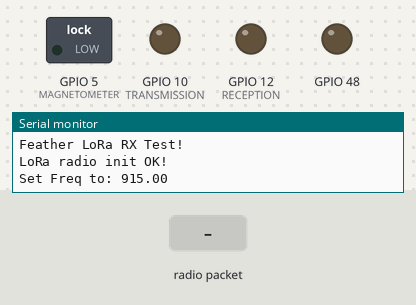
Simulated run of this sketch. Board: ESP32-S3. Parts: switched loads named in the sketch (green lamp = pin HIGH), output pins drawn as LEDs (lit = HIGH), the last lines printed to the serial monitor. Inputs (shaded band) come from the test bench. No radio packets arrive unless stated; pins used as bus, display or sensor lines are not drawn.

Above: at 1.4 s.
1.5 s: radio packet "Car Detected" arrives
At 2.5 s:
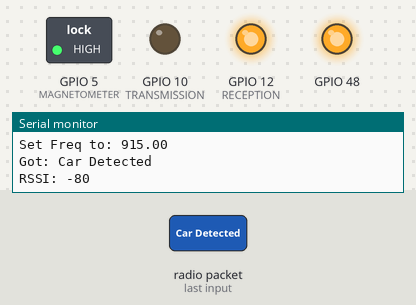
3.0 s: radio packet "1" arrives
At 5.7 s:
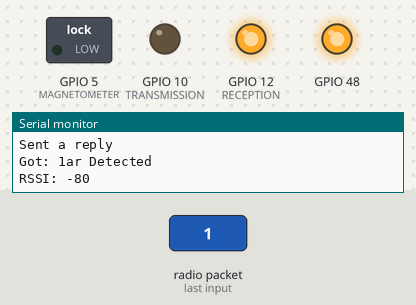
6.0 s: radio packet "0" arrives
At 7.57 s:
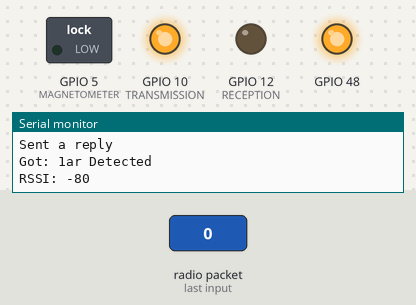
9.0 s: radio packet "2" arrives
At 14.6 s:
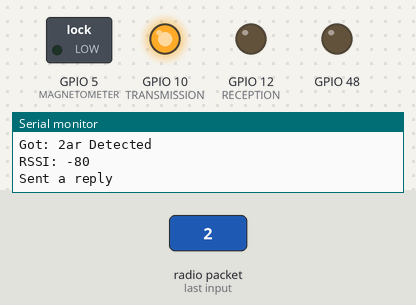
Timing chart, 0 to 16.0 s (numbered marks = the images above; inputs shaded):
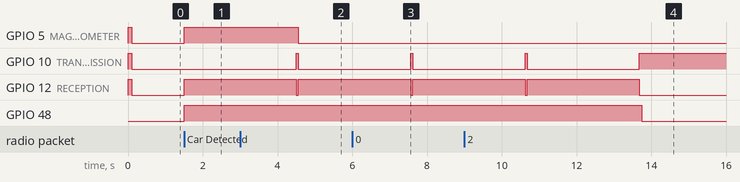

Measured:
- after the input at 1.5 s, GPIO 5 (MAGNETOMETER), GPIO 12 (RECEPTION), GPIO 48: LOW → HIGH at once
- after the input at 3.0 s, GPIO 5 (MAGNETOMETER): HIGH → LOW after 1.6 s; GPIO 48: stays HIGH (without the input it goes to LOW after 1.6 s)
- after the input at 6.0 s, GPIO 48: stays HIGH (without the input it goes to LOW after 1.6 s)
- after the input at 9.0 s, GPIO 48: HIGH → LOW after 4.7 s instead of 1.7 s

The sketch:

Reception_Modified.ino
```cpp
// Feather9x_RX
// -*- mode: C++ -*-
// Example sketch showing how to create a simple messaging client (receiver)
// with the RH_RF95 class. RH_RF95 class does not provide for addressing or
// reliability, so you should only use RH_RF95 if you do not need the higher
// level messaging abilities.
// It is designed to work with the other example Feather9x_TX

#include <SPI.h>
#include <RH_RF95.h>

// First 3 here are boards w/radio BUILT-IN. Boards using FeatherWing follow.
#if defined (__AVR_ATmega32U4__)  // Feather 32u4 w/Radio
  #define RFM95_CS    8
  #define RFM95_INT   7
  #define RFM95_RST   4

#elif defined(ADAFRUIT_FEATHER_M0) || defined(ADAFRUIT_FEATHER_M0_EXPRESS) || defined(ARDUINO_SAMD_FEATHER_M0)  // Feather M0 w/Radio
  #define RFM95_CS    8
  #define RFM95_INT   3
  #define RFM95_RST   4

#elif defined(ARDUINO_ADAFRUIT_FEATHER_RP2040_RFM)  // Feather RP2040 w/Radio
  #define RFM95_CS   16
  #define RFM95_INT  21
  #define RFM95_RST  17

#elif defined (__AVR_ATmega328P__)  // Feather 328P w/wing
  #define RFM95_CS    4  //
  #define RFM95_INT   3  //
  #define RFM95_RST   2  // "A"

#elif defined(ESP8266)  // ESP8266 feather w/wing
  #define RFM95_CS    2  // "E"
  #define RFM95_INT  15  // "B"
  #define RFM95_RST  16  // "D"

#elif defined(ARDUINO_ADAFRUIT_FEATHER_ESP32S2) || defined(ARDUINO_NRF52840_FEATHER) || defined(ARDUINO_NRF52840_FEATHER_SENSE)
  #define RFM95_CS   10  // "B"
  #define RFM95_INT   9  // "A"
  #define RFM95_RST  11  // "C"

#elif defined(ESP32)  // ESP32 feather w/wing
  #define RFM95_CS   33  // "B"
  #define RFM95_INT  27  // "A"
  #define RFM95_RST  13

#elif defined(ARDUINO_NRF52832_FEATHER)  // nRF52832 feather w/wing
  #define RFM95_CS   11  // "B"
  #define RFM95_INT  31  // "C"
  #define RFM95_RST   7  // "A"

#endif

/* Some other possible setups include:

// Feather 32u4:
#define RFM95_CS   8
#define RFM95_RST  4
#define RFM95_INT  7

// Feather M0:
#define RFM95_CS   8
#define RFM95_RST  4
#define RFM95_INT  3

// Arduino shield:
#define RFM95_CS  10
#define RFM95_RST  9
#define RFM95_INT  7

// Feather 32u4 w/wing:
#define RFM95_RST 11  // "A"
#define RFM95_CS  10  // "B"
#define RFM95_INT  2  // "SDA" (only SDA/SCL/RX/TX have IRQ!)

// Feather m0 w/wing:
#define RFM95_RST 11  // "A"
#define RFM95_CS  10  // "B"
#define RFM95_INT  6  // "D"
*/

// Change to 434.0 or other frequency, must match RX's freq!
#define RF95_FREQ 915.0

#define MAGNETOMETER 5
#define TRANSMISSION 10
#define RECEPTION 12

// Singleton instance of the radio driver
RH_RF95 rf95(RFM95_CS, RFM95_INT);

void setup() {
  pinMode(MAGNETOMETER, OUTPUT); // Magnetometer
  pinMode(TRANSMISSION, OUTPUT); // Transmission
  pinMode(RECEPTION, OUTPUT); // Reception

  pinMode(LED_BUILTIN, OUTPUT);
  pinMode(RFM95_RST, OUTPUT);
  digitalWrite(RFM95_RST, HIGH);

  digitalWrite(MAGNETOMETER, HIGH);
  digitalWrite(TRANSMISSION, HIGH);
  digitalWrite(RECEPTION, HIGH);

  delay(100);

  digitalWrite(MAGNETOMETER, LOW);
  digitalWrite(TRANSMISSION, LOW);
  digitalWrite(RECEPTION, LOW);

  Serial.begin(115200);

  delay(100);

  Serial.println("Feather LoRa RX Test!");

  // manual reset
  digitalWrite(RFM95_RST, LOW);
  delay(10);
  digitalWrite(RFM95_RST, HIGH);
  delay(10);

  while (!rf95.init()) {
    Serial.println("LoRa radio init failed");
    Serial.println("Uncomment '#define SERIAL_DEBUG' in RH_RF95.cpp for detailed debug info");
    while (1);
  }
  Serial.println("LoRa radio init OK!");

  // Defaults after init are 434.0MHz, modulation GFSK_Rb250Fd250, +13dbM
  if (!rf95.setFrequency(RF95_FREQ)) {
    Serial.println("setFrequency failed");
    while (1);
  }
  Serial.print("Set Freq to: "); Serial.println(RF95_FREQ);

  // Defaults after init are 434.0MHz, 13dBm, Bw = 125 kHz, Cr = 4/5, Sf = 128chips/symbol, CRC on

  // The default transmitter power is 13dBm, using PA_BOOST.
  // If you are using RFM95/96/97/98 modules which uses the PA_BOOST transmitter pin, then
  // you can set transmitter powers from 5 to 23 dBm:
  rf95.setTxPower(23, false);
}

void loop() {
  if (rf95.available()) {
    digitalWrite(TRANSMISSION, LOW);
    // Should be a message for us now
    uint8_t buf[RH_RF95_MAX_MESSAGE_LEN];
    uint8_t len = sizeof(buf);

    //if (rf95.recv(buf, &len)) {
    while (!(rf95.recv(buf, &len))) {
    }
    digitalWrite(LED_BUILTIN, HIGH);
    digitalWrite(RECEPTION, HIGH);

    String receivedMessage = (char*)buf;

    if(receivedMessage.equals("Car Detected")){
      digitalWrite(MAGNETOMETER, HIGH);
    }
    else{
      digitalWrite(MAGNETOMETER, LOW);
    }

    RH_RF95::printBuffer("Received: ", buf, len);
    Serial.print("Got: ");
    Serial.println((char*)buf);
      Serial.print("RSSI: ");
    Serial.println(rf95.lastRssi(), DEC);
    delay(3000);
    digitalWrite(RECEPTION, LOW);
    // Send a reply
    uint8_t data[] = "And hello back to you";
    digitalWrite(TRANSMISSION, HIGH);
    rf95.send(data, sizeof(data));
    rf95.waitPacketSent();
    Serial.println("Sent a reply");
    digitalWrite(LED_BUILTIN, LOW);
    } else {
      //Serial.println("Receive failed");
    }
  //}
}
```
